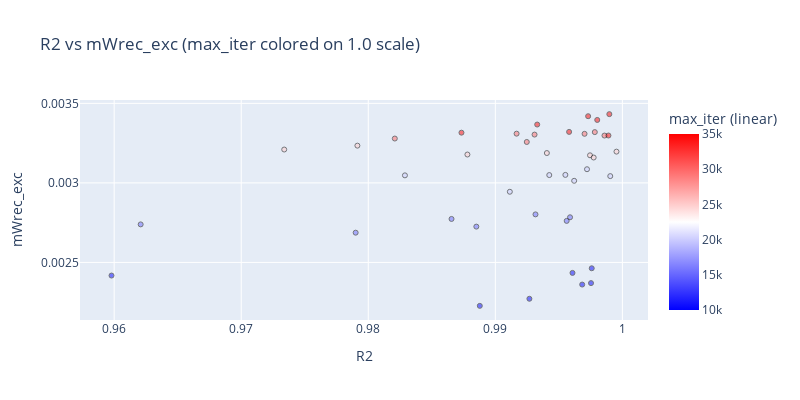

The notebook cell this image was saved under:
### Code cell
import numpy as np, pandas as pd, plotly.express as px

df = pd.DataFrame(consolidated_data)

# --- get R2 robustly (don't parse from /Users/...) ---
if "R2" in df.columns:
    df["R2"] = pd.to_numeric(df["R2"], errors="coerce")
elif "folder" in df.columns:
    df["R2"] = pd.to_numeric(df["folder"].astype(str).str.extract(r"^([0-9\.]+)")[0], errors="coerce")
else:
    df["R2"] = pd.to_numeric(
        df["path"].astype(str).str.extract(r"(?:^|[^A-Za-z0-9])R2(?:=|_|-)([0-9]*\.?[0-9]+)")[0],
        errors="coerce"
    )

df = df.dropna(subset=["R2"])
df = df[df["R2"] > 0.75]
df = df[df["experiment_folder"].isin([
    "CDDM_SparsityAndSMagPenMISweep-794a7f3_BaseTrainer",
    # "CDDM_BareTraining-794a7f3_BaseTrainer",
    # 'CDDM_PositiveBiasesOnly02-1020a33_BaseTrainer'
])]


column = "max_iter"
scale = "linear"  # "linear" or "log" (only applies when numeric)

raw = df[column]
num = pd.to_numeric(raw, errors="coerce")
is_numeric = num.notna().sum() == raw.notna().sum()

scale = 1.  # used for marker sizing/layout
x = 'R2'
y = "mWrec_exc"
if is_numeric:
    df[column] = num

    if scale == "log":
        df = df[df[column] > 0]
        color_col = f"{column}_log10"
        df[color_col] = np.log10(df[column].to_numpy())

        vmin, vmax = df[column].min(), df[column].max()
        decades = np.arange(np.floor(np.log10(vmin)), np.ceil(np.log10(vmax)) + 1)
        ticks = np.power(10.0, decades)
        tickvals = np.log10(ticks)
        ticktext = [f"{t:g}" for t in ticks]
        cbar_title = f"{column} (log10 scale)"
    else:
        color_col = column
        tickvals, ticktext = None, None
        cbar_title = f"{column} (linear)"

    cmin, cmax = float(df[color_col].min()), float(df[color_col].max())
    cmid = 0.5 * (cmin + cmax)
    fig = px.scatter(
        df, x=x, y=y,
        color=color_col,
        color_continuous_scale=[(0, "blue"), (0.5, "white"), (1, "red")],
        color_continuous_midpoint=cmid,
        range_color=(cmin, cmax),
        hover_data=df.columns,
        title=f"{x} vs {y} ({column} colored on {scale} scale)"
    )
    fig.update_layout(coloraxis_colorbar=dict(title=cbar_title, tickvals=tickvals, ticktext=ticktext))

else:
    cat_col = f"{column}_str"
    df[cat_col] = raw.astype(str).fillna("NA")

    order = sorted(pd.unique(df[cat_col]), key=lambda s: (s == "NA", s))
    seq = distinct_hex_colors(len(order), seed=0)
    color_map = dict(zip(order, seq))

    hover_col = "experiment_folder"  # or "folder" if that’s what you want shown
    fig = px.scatter(
        df, x=x, y=y,
        color=cat_col if not is_numeric else color_col,
        hover_name=hover_col,
        hover_data={"path": False, "N": True, x: True, y: True, "max_iter": True},  # optional extras; delete if you want minimal
        category_orders={cat_col: order} if not is_numeric else None,
        color_discrete_map=color_map if not is_numeric else None,
        color_continuous_scale=[(0, "blue"), (0.5, "white"), (1, "red")] if is_numeric else None,
        title=f"{x} vs {y}"
    )
    fig.update_layout(legend_title_text=column)

fig.update_layout(autosize=False, width=800 * scale, height=400 * scale)
fig.update_traces(marker=dict(opacity=0.5, size=5 * scale, line=dict(width=1, color="black")))
fig.write_image(f"statistics_{x}_vs_{y}.svg")
fig.show()

### Figure 1 — Plotly figure (JSON) as saved in the notebook; plotly's stock layout.template omitted (floating-point values rounded to 4 significant figures; data arrays with more than 128 entries replaced by an {"elided": "..."} marker saying what was removed)
{"data": [{"customdata": {"elided": "42x81 mixed values"}, "hovertemplate": "R2=%{x}<br>mWrec_exc=%{y}<br>_target_=%{customdata[0]}<br>trainer_tag=%{customdata[1]}<br>max_iter=%{marker.color}<br>anneal_noise=%{customdata[3]}<br>lr=%{customdata[4]}<br>weight_decay=%{customdata[5]}<br>max_grad_norm=%{customdata[6]}<br>lr_scale_exp=%{customdata[7]}<br>same_batch=%{customdata[8]}<br>monitor=%{customdata[9]}<br>lambda_orth=%{customdata[10]}<br>orth_args.orth_input_only=%{customdata[11]}<br>lambda_iwm=%{customdata[12]}<br>iwm_args.cap100=%{customdata[13]}<br>iwm_args.gamma=%{customdata[14]}<br>iwm_args.eps=%{customdata[15]}<br>lambda_rwm=%{customdata[16]}<br>rwm_args.cap100=%{customdata[17]}<br>rwm_args.N_ref=%{customdata[18]}<br>rwm_args.k_ref=%{customdata[19]}<br>rwm_args.gamma=%{customdata[20]}<br>rwm_args.eps=%{customdata[21]}<br>lambda_ow=%{customdata[22]}<br>ow_args.c=%{customdata[23]}<br>ow_args.cap100=%{customdata[24]}<br>ow_args.alpha=%{customdata[25]}<br>ow_args.gamma=%{customdata[26]}<br>ow_args.eps=%{customdata[27]}<br>lambda_met=%{customdata[28]}<br>lambda_rws=%{customdata[29]}<br>rws_args.tg_deg=%{customdata[30]}<br>rws_args.eps=%{customdata[31]}<br>lambda_sm=%{customdata[32]}<br>sm_args.cap_s=%{customdata[33]}<br>sm_args.quantile_kind=%{customdata[34]}<br>sm_args.p=%{customdata[35]}<br>sm_args.q=%{customdata[36]}<br>sm_args.tau=%{customdata[37]}<br>sm_args.penalty_type=%{customdata[38]}<br>sm_args.g_top=%{customdata[39]}<br>sm_args.g_bot=%{customdata[40]}<br>sm_args.alpha=%{customdata[41]}<br>sm_args.beta=%{customdata[42]}<br>sm_args.eps=%{customdata[43]}<br>lambda_hm=%{customdata[44]}<br>hm_args.h_thr=%{customdata[45]}<br>hm_args.quantile_kind=%{customdata[46]}<br>hm_args.p=%{customdata[47]}<br>hm_args.q=%{customdata[48]}<br>hm_args.tau=%{customdata[49]}<br>hm_args.penalty_type=%{customdata[50]}<br>lambda_tv=%{customdata[51]}<br>lambda_si=%{customdata[52]}<br>si_args.method=%{customdata[53]}<br>lambda_hi=%{customdata[54]}<br>hi_args.method=%{customdata[55]}<br>lambda_htvar=%{customdata[56]}<br>lambda_hlvar=%{customdata[57]}<br>lambda_cl=%{customdata[58]}<br>lambda_effdim=%{customdata[59]}<br>effdim_args.k=%{customdata[60]}<br>effdim_args.eps=%{customdata[61]}<br>dropout=%{customdata[62]}<br>dropout_args.dropout_kind=%{customdata[63]}<br>dropout_args.sampling_method=%{customdata[64]}<br>dropout_args.eta=%{customdata[65]}<br>dropout_args.drop_rate=%{customdata[66]}<br>dropout_args.dropout_beta=%{customdata[67]}<br>dropout_args.activity_q=%{customdata[68]}<br>experiment_folder=%{customdata[69]}<br>meanA=%{customdata[70]}<br>mWout=%{customdata[71]}<br>mWinp=%{customdata[72]}<br>mWrec_inh=%{customdata[73]}<br>Gini_index=%{customdata[74]}<br>tVar=%{customdata[75]}<br>N=%{customdata[76]}<br>path=%{customdata[77]}<br>N_eff=%{customdata[78]}<br>HHI_index=%{customdata[79]}<br>folder_score=%{customdata[80]}<extra></extra>", "legendgroup": "", "marker": {"color": [10000, 10000, 10000, 10000, 10000, 10000, 10000, 15000, 15000, 20000, 15000, 15000, 15000, 15000, 15000, 25000, 20000, 20000, 20000, 25000, 20000, 20000, 20000, 25000, 25000, 35000, 25000, 25000, 30000, 30000, 30000, 25000, 30000, 30000, 35000, 35000, 30000, 35000, 30000, 35000, 35000, 35000], "coloraxis": "coloraxis", "line": {"color": "black", "width": 1}, "opacity": 0.5, "size": 5, "symbol": "circle"}, "mode": "markers", "name": "", "orientation": "v", "showlegend": false, "type": "scatter", "x": [0.9888, 0.9927, 0.9961, 0.9975, 0.9598, 0.9976, 0.9968, 0.9959, 0.9885, 0.9911, 0.9932, 0.9956, 0.9621, 0.9866, 0.979, 0.9941, 0.9955, 0.999, 0.9962, 0.9975, 0.9942, 0.9972, 0.9829, 0.9977, 0.9878, 0.9958, 0.9734, 0.9995, 0.997, 0.9978, 0.9986, 0.9791, 0.9917, 0.9925, 0.9873, 0.998, 0.9931, 0.9989, 0.9821, 0.9933, 0.999, 0.9973], "xaxis": "x", "y": [0.002227, 0.002272, 0.002434, 0.00237, 0.002418, 0.002463, 0.002361, 0.002784, 0.002725, 0.002944, 0.002802, 0.002761, 0.002739, 0.002773, 0.002687, 0.003188, 0.00305, 0.003043, 0.003013, 0.003174, 0.003049, 0.003086, 0.003047, 0.003159, 0.003178, 0.003321, 0.00321, 0.003196, 0.003309, 0.003319, 0.003298, 0.003234, 0.00331, 0.003257, 0.003316, 0.003396, 0.003304, 0.003298, 0.003279, 0.003367, 0.003432, 0.003419], "yaxis": "y"}], "layout": {"autosize": false, "coloraxis": {"cmax": 35000, "cmid": 22500, "cmin": 10000, "colorbar": {"title": {"text": "max_iter (linear)"}}, "colorscale": [[0, "blue"], [0.5, "white"], [1, "red"]]}, "height": 400, "legend": {"tracegroupgap": 0}, "title": {"text": "R2 vs mWrec_exc (max_iter colored on 1.0 scale)"}, "width": 800, "xaxis": {"anchor": "y", "domain": [0, 1], "title": {"text": "R2"}}, "yaxis": {"anchor": "x", "domain": [0, 1], "title": {"text": "mWrec_exc"}}}}
